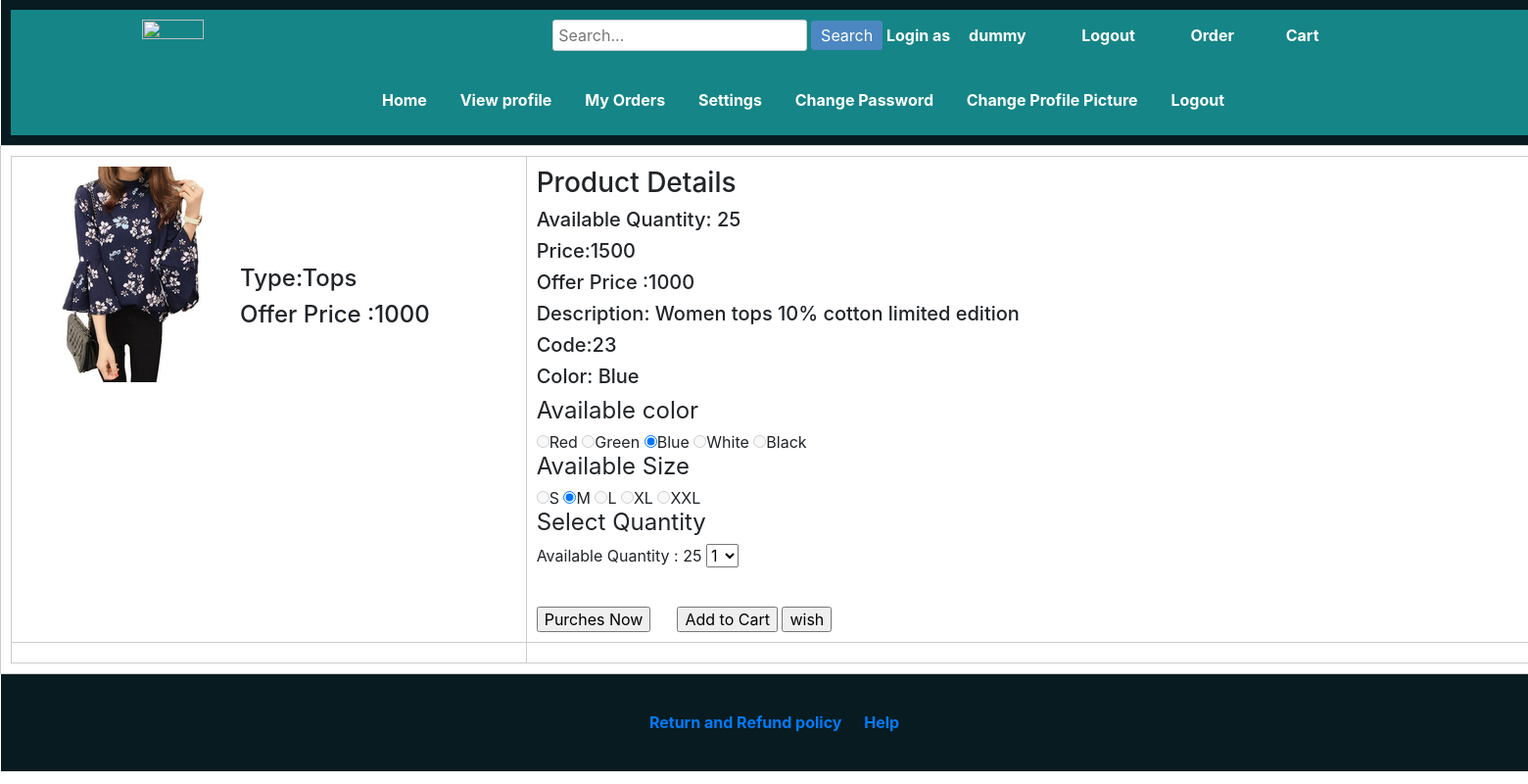
Page /app/user_pages/flat.php?id=23 (signed in) on the committed database.
### tables this page shows
CREATE TABLE `todaysoffers` (
  `code` varchar(500) NOT NULL,
  `name` varchar(500) NOT NULL,
  `catagory` varchar(500) NOT NULL,
  `subcatagory` varchar(500) NOT NULL,
  `color` varchar(500) NOT NULL,
  `material` varchar(500) NOT NULL,
  `size` varchar(20) NOT NULL,
  `description` varchar(500) NOT NULL,
  `cost` double NOT NULL,
  `quantity` int(11) NOT NULL,
  `offer` double NOT NULL,
  `pdpic` varchar(255) NOT NULL,
  `bprice` varchar(255) NOT NULL
);

### data/db.php (called while the page is built, shortened)
<?php
    $host="127.0.0.1";
    $user="root";
    $pass="";
    $dbname="ecommerce";
    $port=3306;
    function executeSQL($sql){
        global $host, $user, $pass, $dbname, $port;
        $link=mysqli_connect($host, $user, $pass, $dbname, $port);
        $result = mysqli_query($link, $sql);
        return $result;
    }
?>

### data/product_access.php (called while the page is built, shortened)
<?php
	if(require_once("db.php")){
	 function getProductById($productId){
        $sql = "SELECT * FROM allproducts WHERE code=$productId";
        $result = executeSQL($sql);
        $productcode = mysqli_fetch_assoc($result);
        return $productcode;
    }
		 function getProductByIdd($productId){
        $sql = "SELECT * FROM todaysoffers WHERE code=$productId";
        $result = executeSQL($sql);
        $productcode = mysqli_fetch_assoc($result);
        return $productcode;
    }
	}
	else{
		echo "Database not found";
	}
?>

### app/user_pages/flat.php (the view, shortened to what this page needs)
<?php include "../../data/product_access.php"; ?>
<?php
    $productId =$_GET['id'];
    $productcode = getProductByIdd($productId);
    $productcode1 = getProductById($productId);
                           ?>
<html>
<head>
<link rel="stylesheet" href="https://cdn.jsdelivr.net/npm/bootstrap@4.0.0/dist/css/bootstrap.min.css">
<link rel="stylesheet" href="../visitor/CSS/home.css">
</head>
<table align="center" width="1600" >
		<tr>
			<th colspan="4" align="center" width="60%">
				<nav>
					<a href="../user_pages/home.php"><img src="pictures/eshop_logo.png" align="left" align="top" width="20%"></a>
					<div class="search-bar">
						<input type="text" class="search-input" placeholder="Search...">
						<button class="search-button">Search</button>
					</div>
					Login as <a href="../account/profile.php"><?= $_SESSION['user']['name']; ?></a> &nbsp;&nbsp;&nbsp;&nbsp;&nbsp;  <a href="logouthandler.php">Logout</a>  &nbsp;&nbsp;&nbsp;&nbsp;&nbsp;
					<a href="../user_pages/order.php">Order</a>&nbsp;&nbsp;&nbsp;&nbsp;&nbsp;
					<a href="../user_pages/cart.php">Cart</a>&nbsp;&nbsp;&nbsp;&nbsp;&nbsp;<br><br><br>
					<div class="dropdown">
					<ul>
					 <a href="../user_pages/home.php">Home</a></li>
					   <a href="../account/profile.php">View profile</a></li>
					   <a href="../user_pages/order.php">My Orders</a></li>
						<a href="../account/editprofile.php">Settings</a>
						<a href="../account/changepass.php">Change Password</a></li>
						<a href="../account/changepp.php">Change Profile Picture</a></li>
					   <a href="../user_pages/logouthandler.php">Logout</a></li>
					</ul>
				</div>
				</tr>
			<td valign="top" width="40%" >
					<table align="left" width="100%" >
					<form method="POST" novalidate>
						<tr>
							<td valign="top" width="30%"  >
								<img src="pictures\<?= $productcode['pdpic'] ?>" align="left" align="top" height="60%" >
								<br><br><br><br><br>
								<h4>Type:<?= $productcode['name'] ?></h4>
								<h4> Offer Price :<?= $productcode['offer'] ?></h4>
							</td>
							<td valign="top" width="60%">
								<h3>Product Details </h3>
								<h5>Available Quantity: <?= $productcode['quantity'] ?>  </h5>
								<h5>Price:<?= $productcode['cost'] ?>  </h5>
								<h5>Offer Price :<?= $productcode['offer'] ?>  </h5>
								<h5>Description: <?= $productcode['description'] ?>  </h5>
								<h5>Code:<?= $productcode['code'] ?></h5>
								<h5>Color: <?= $productcode['color'] ?> </h5>
								<fieldset>
									<legend>Available color</legend>
									<input type="radio" name="color"value="Red"<?php if( $productcode['color']=="Red" ):?> checked<?php endif; ?> <?php if( $productcode['color']!="Red" ):?> disabled<?php endif; ?> >Red
									<input type="radio" name="color"value="Green"<?php if($productcode['color']=="Green" ):?> checked<?php endif; ?>  <?php if( $productcode['color']!="Green" ):?> disabled<?php endif; ?> >Green
									<input type="radio" name="color"value="Blue"<?php if($productcode['color']=="Blue") :?> checked<?php endif; ?>  <?php if( $productcode['color']!="Blue" ):?> disabled<?php endif; ?> >Blue
									<input type="radio" name="color"value="White"<?php if( $productcode['color']=="White") :?> checked<?php endif; ?>  <?php if( $productcode['color']!="White" ):?> disabled<?php endif; ?> >White
									<input type="radio" name="color"value="Black"<?php if($productcode['color']=="Black") :?> checked<?php endif; ?>  <?php if( $productcode['color']!="Black" ):?> disabled<?php endif; ?> >Black
								</fieldset>
								<fieldset>
									<legend>Available Size</legend>
									<input type="radio" name="Size"value="S" <?php if( $productcode['size']=="S" ):?> checked<?php endif; ?> <?php if( $productcode['size']!="S" ):?> disabled<?php endif; ?>  >S
									<input type="radio" name="Size"value="M"<?php if( $productcode['size']=="M" ):?> checked<?php endif; ?> <?php if( $productcode['size']!="M" ):?> disabled<?php endif; ?> >M
									<input type="radio" name="Size"value="L" <?php if( $productcode['size']=="L" ):?> checked<?php endif; ?> <?php if( $productcode['size']!="L" ):?> disabled<?php endif; ?> >L
									<input type="radio" name="Size"value="XL" <?php if( $productcode['size']=="XL" ):?> checked<?php endif; ?> <?php if( $productcode['size']!="XL" ):?> disabled<?php endif; ?> >XL
									<input type="radio" name="Size"value="XXL"<?php if( $productcode['size']=="XXL" ):?> checked<?php endif; ?> <?php if( $productcode['size']!="XXL" ):?> disabled<?php endif; ?> >XXL
								</fieldset>
								<fieldset>
                                <legend>Select Quantity</legend>
                                Available Quantity : <?=$productcode['quantity']?>
								    <select name="quantity">
                                        <option value="1">1</option>
					                </select>
								</fieldset>
								<br>
								<br>
								<input type="submit" value="Purches Now" name="purchasenow">&nbsp;&nbsp;&nbsp;&nbsp;&nbsp;
								<input type="submit" value="Add to Cart" name="submit" />
								<input type="submit" name="wishbtn" value="wish" />
							</td>
						</tr>
						<tr>
						    <td>
						    </td>
						    <td>
						    </td>
						</tr>
						</form>
					</table>
			</td>
			<tr height="100">
				<th colspan="2">
					<a href="aboutus.php">Return and Refund policy</a>&nbsp;&nbsp;&nbsp;&nbsp;&nbsp;
					<a href="help.php">Help</a>&nbsp;&nbsp;&nbsp;&nbsp;&nbsp;
				</th>
			</tr>
	</table>
</html>

### app/visitor/CSS/home.css (style rules this page uses)
.dropdown { position: relative; display: inline-block; }
nav { background-color: rgb(21, 133, 135); padding: 10px; text-align: center; }
nav a { color: white; text-decoration: none; padding: 10px; margin: 0 5px; }
nav img { max-width: 100%; height: auto; }
.search-bar { display: inline-block; }
.search-input { padding: 5px; border: 1px solid #ccc; border-radius: 3px; }
.search-button { padding: 5px 10px; background-color: #4c87c1; color: white; border: none; border-radius: 3px; cursor: pointer; }
th { background-color: #071b20; color: white; padding: 10px; text-align: center; }
td { border: 1px solid #ccc; padding: 10px; }

### rows in the picture
todaysoffers: pdpic (picture), name "Tops", offer "1000", quantity "25", cost "1500", description "Women tops 10% cotton limited edition", code "23", color "Blue", color "☑", size "☑"

### other values in the picture
$_SESSION['user']['name'] "dummy"
